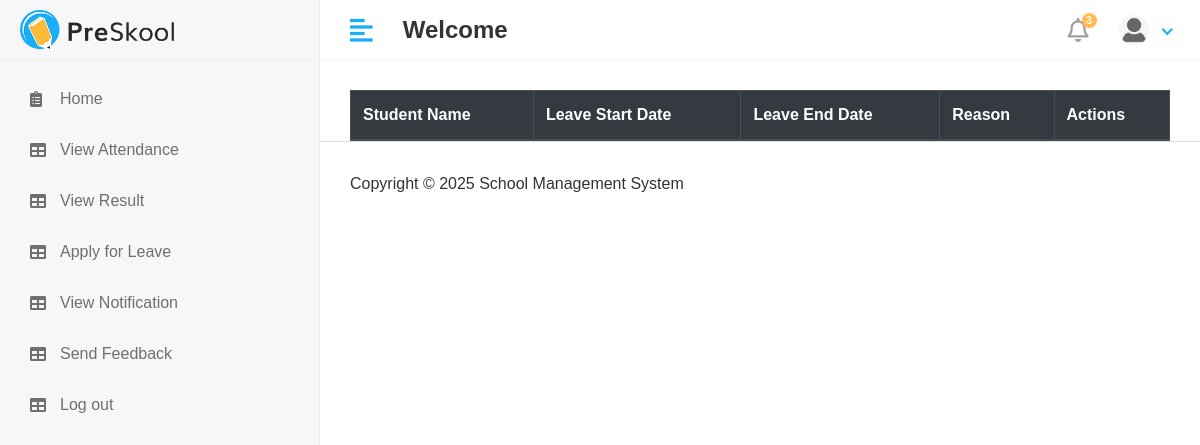
Before: /Hod/Student/leave_view with the older database file.
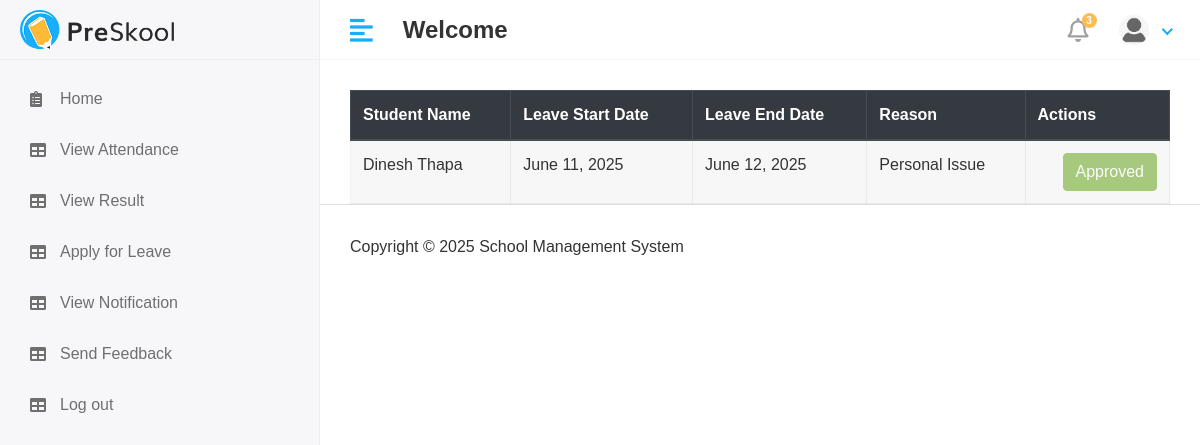
After: the same page with the newer database file.
### app/models.py (models this page shows, shortened)
class student_leave(models.Model):
    student_id = models.ForeignKey(student, on_delete=models.CASCADE)
    leave_start_date = models.DateField()
    leave_end_date = models.DateField()
    leave_message = models.TextField()
    leave_status = models.IntegerField(null=True,default=0)

class student(models.Model):
    admin = models.OneToOneField(CustomUser, on_delete=models.DO_NOTHING)
    address = models.TextField()
    gender = models.CharField(max_length=10)
    phone_number = models.CharField(max_length=15, default='')
    course_id = models.ForeignKey(course, on_delete=models.DO_NOTHING)
    session_year_id = models.ForeignKey(session_year, on_delete=models.DO_NOTHING)
    created_at = models.DateField(auto_now_add=True)
    updated_at = models.DateField(auto_now=True)

class CustomUser(AbstractUser):
   USER= (
      (1,'hod'),
      (2,'staff'),
      (3,'student'),
    )
   user_type=models.CharField(choices=USER,max_length=50,default=1)
   profile_pic = models.ImageField(upload_to='media/profile_pics')

### school_management_system/Hod_Views.py (the view)
# urls.py: path('Hod/Student/leave_view',Hod_Views.view_student_leave,name='view_student_leave'),
def view_student_leave(request):
    student_leave_obj = student_leave.objects.all()
    context = {
        'student_leave_obj': student_leave_obj,
    }
    return render(request, 'Hod/view_student_leave.html',context)

### templates/Hod/view_student_leave.html (shortened to what this page needs)
{% extends 'base.html'%}
{% block content%}
 <div class="table-responsive">
        <table id="studentTable" class="table table-striped table-bordered" style="width: 100%; background: #fff;">
            <thead class="thead-dark">
                <tr>
                    <th>Student Name</th>
                    <th>Leave Start Date</th>
                    <th>Leave End Date</th>
                    <th>Reason</th>
                    <th>Actions</th>
                </tr>
            </thead>
            <tbody>
                {% for i in student_leave_obj %}
                <tr>
                    <td>{{ i.student_id.admin.first_name}}&nbsp;{{i.student_id.admin.last_name}}</td>
                    <td>{{ i.leave_start_date }}</td>
                    <td>{{ i.leave_end_date }}</td>
                    <td>{{ i.leave_message }}</td>
                    <td class ="text-right">
                        <div class ="actions">
                            {% if i.leave_status == 0%}
                            <a href={% url 'student_approve_leave' i.id %} class="btn btn-success "> Approve </a>
                            <a href={% url 'student_disapprove_leave' i.id  %} class="btn btn-danger "> Disapprove </a>
                            {%elif i.leave_status == 1%}
                            <button class="btn btn-success " disabled = "disabled"> Approved</button>
                            {%else%}
                            <button class="btn btn-danger " disabled = "disabled"> Disapproved</button>
                            {%endif%}
                    </td>
                </tr>
                {% endfor %}
            </tbody>
        </table>
    </div>
{%endblock%}

Changed rows visible on the page:
added student_leave: student_id.admin.first_name "Dinesh", student_id.admin.last_name "Thapa", leave_start_date "June 11, 2025", leave_end_date "June 12, 2025", leave_message "Personal Issue", leave_status "Approved"
